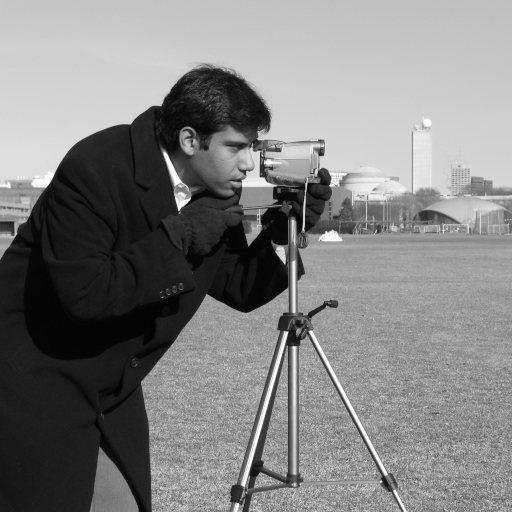
#> input picture skimage.data.camera(), 512 x 512 px
$ jupyter execute --allow-errors Lab6.ipynb   (shell and % lines are left out)
#> lines starting #> are read from the running program, lines starting #| are printed output that depends on the picture; after the words box and inside, x2 and y2 are one past the last pixel; in counts of white or black regions, pixels touching at a corner belong together
# Basic Image Processing in Python

We will briefly talk about how to do basic image processing in Python using scikit-image package. You can click here for more information about scikit-image: <https://scikit-image.org/docs/stable/user_guide.html>.

scikit-image is an image processing toolbox for SciPy. You can also click here for another tutorial on image processing:<http://scipy-lectures.org/advanced/image_processing/index.html>

<img src="https://scikit-image.org/docs/stable/_static/img/logo.png"
     style="float: left; margin-right: 10px;" />


## Some Basics on Image Storage

Check here for a brief intro to image storage on pixel and pixel values...
<https://www.whydomath.org/node/wavlets/imagebasics.html>

## Get Started

Let us install the pakage:

scikit-image comes pre-installed with several Python distributions, including Anaconda.

On all major operating systems, install it via shell/command prompt:

`pip install scikit-image`

If this does not work, try this
`pip install -U scikit-image`

If you are running Anaconda or miniconda, use:

`conda install -c conda-forge scikit-image`

Note that scikit-image is an image processing Python package that works with numpy arrays. The package is imported as skimage:

[cell 1]
import skimage

Most functions of skimage are found within submodules. You can click here for more info on those modules.
<https://scikit-image.org/docs/stable/api/api.html>

Let us import the data set from skimage for an example. The skimage.data submodule provides a set of functions returning example images, that can be used to get started quickly on using scikit-image’s functions.

Note that within scikit-image, images are represented as NumPy arrays, for example 2-D arrays for grayscale 2-D images

[cell 2]
from skimage import data
camera = data.camera()
#> camera is the input picture: shape (512, 512); min 0, max 255, mean 129.1

[cell 3]
type(camera)

[cell 4]
# An image with 512 rows and 512 columns
camera.shape
#> Out = (512, 512)

Of course, it is also possible to load your own images as NumPy arrays from image files, using skimage.io.imread():

[cell 5]
import os
cwd=os.getcwd()
filename = os.path.join(cwd, 'benson.JPG')
from skimage import io
benson = io.imread(filename)
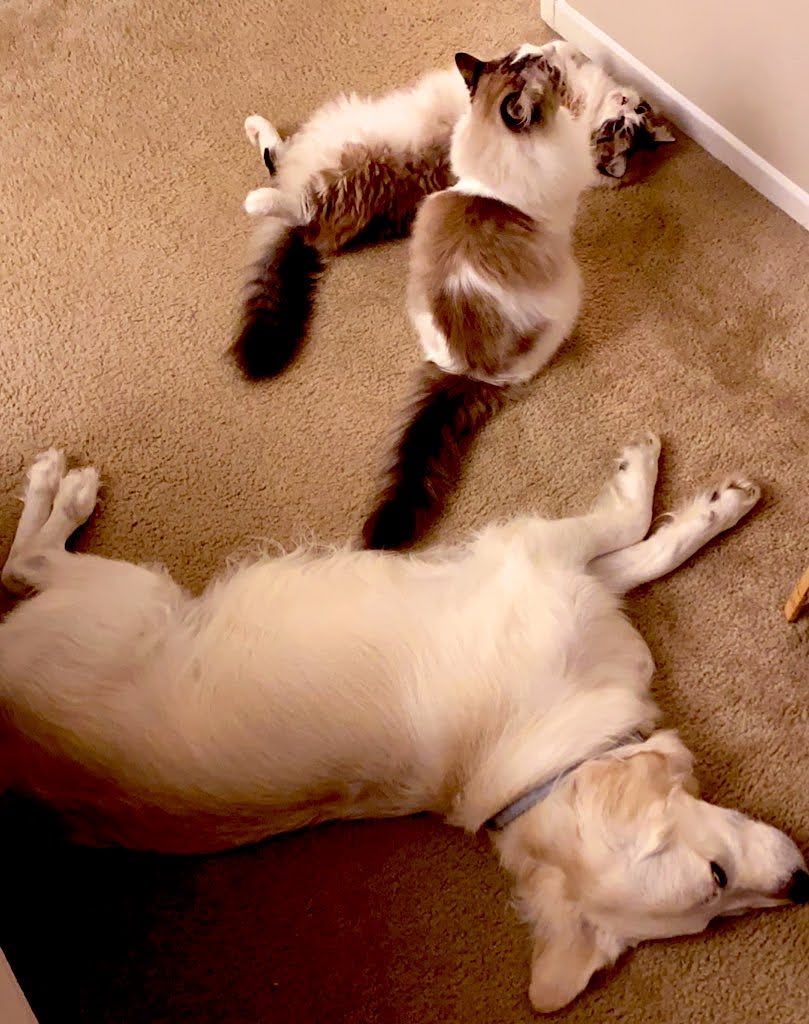
#> input picture files/tutorial/benson.JPG, 809 x 1024 px
#> benson is the input picture: shape (1024, 809, 3); mean R, G, B 155.8, 111.3, 83.8
type(benson)

Let us plot this image

[cell 6]
import matplotlib.pyplot as plt
import matplotlib
matplotlib.rcParams['font.size'] = 16

plt.figure()
plt.title("Zhang Family: Benson, Max, and Snow")
plt.imshow(benson)
plt.show()

You can use natsort to load multiple images <https://pypi.org/project/natsort/>

if you use `pip install natsort` to install this package.

The documentation is here: <https://natsort.readthedocs.io/en/master/>

[cell 7]
import os
from natsort import natsorted, ns
from skimage import io
import glob
list_files = glob.glob('*JPG')
list_files
list_files = natsorted(list_files)
list_files
image_list = []
for filename in list_files:
      image_list.append(io.imread(filename))

Let us plot them all...

[cell 8]
for image in image_list:
    plt.figure()
    plt.imshow(image)
#> this loop made 1 pass

plt.show()

## A crash course on NumPy for images

Images in scikit-image are represented by NumPy ndarrays. Hence, many common operations can be achieved using standard NumPy methods for manipulating arrays. Let us get some basic ideas of numpy first.

You can click here for more details about numpy <https://numpy.org/devdocs/user/quickstart.html>

or <https://cs231n.github.io/python-numpy-tutorial/>

Disclosure: this part of tutorial relies heavily on <https://numpy.org/devdocs/user/quickstart.html>. You can click here for your reference.

### The Basics
NumPy’s main object is the homogeneous multidimensional array. It is a table of elements (usually numbers), all of the same type, indexed by a tuple of non-negative integers. In NumPy dimensions are called axes.

For example, the coordinates of a point in 3D space [1, 2, 1] has one axis. That axis has 3 elements in it, so we say it has a length of 3. In the example pictured below, the array has 2 axes. The first axis has a length of 2, the second axis has a length of 3.

[[ 1., 0., 0.],
 [ 0., 1., 2.]]

NumPy’s array class is called ndarray. It is also known by the alias array. Note that numpy.array is not the same as the Standard Python Library class array.array, which only handles one-dimensional arrays and offers less functionality. The more important attributes of an ndarray object are:

`ndarray.ndim`
the number of axes (dimensions) of the array.

`ndarray.shape`
the dimensions of the array. This is a tuple of integers indicating the size of the array in each dimension. For a matrix with n rows and m columns, shape will be (n,m). The length of the shape tuple is therefore the number of axes, ndim.

`ndarray.size`
the total number of elements of the array. This is equal to the product of the elements of shape.

`ndarray.dtype`
an object describing the type of the elements in the array. One can create or specify dtype’s using standard Python types. Additionally NumPy provides types of its own. numpy.int32, numpy.int16, and numpy.float64 are some examples.

[cell 9]
# let us see benson's dimension
benson.ndim
#> Out = 3

[cell 10]
benson.shape
#> Out = (1024, 809, 3)

[cell 11]
benson.size
#> Out = 2485248

[cell 12]
benson.dtype

### Array Creation

There are several ways to create arrays.

For example, you can create an array from a regular Python list or tuple using the array function. The type of the resulting array is deduced from the type of the elements in the sequences.

[cell 13]
import numpy as np
a = np.array([2,3,4])
a

[cell 14]
a.dtype

[cell 15]
b = np.array([1.2, 3.5, 5.1])
b.dtype

#> (a cell that did not finish here is left out)

[cell 17]
a = np.array([1,2,3,4])  # RIGHT
# array transforms sequences of sequences into two-dimensional arrays, sequences of sequences of sequences into three-dimensional arrays, and so on.

[cell 18]
#The function zeros creates an array full of zeros, the function ones creates an array full of ones, and the function empty creates an array whose initial content is random and depends on the state of the memory. By default, the dtype of the created array is float64.
np.zeros((3, 4))                                # uninitialized

[cell 19]
np.ones( (2,3,4), dtype=np.int16 )                # dtype can also be specified

[cell 20]
np.empty( (2,3) )

[cell 21]
#To create sequences of numbers, NumPy provides the arange function which is analogous to the Python built-in range, but returns an array.
np.arange( 10, 30, 5 )

[cell 22]
from numpy import pi
np.linspace( 0, 2, 9 )                 # 9 numbers from 0 to 2

### Basic Operations

Arithmetic operators on arrays apply elementwise. A new array is created and filled with the result.

[cell 23]
a = np.array( [20,30,40,50] )
a

[cell 24]
b = np.arange( 4 )
b

[cell 25]
c = a-b
c

[cell 26]
b**2

[cell 27]
a<35

`Unlike in many matrix languages, the product operator * operates elementwise in NumPy arrays. The matrix product can be performed using the @ operator (in python >=3.5) or the dot function or method:`

[cell 28]
A = np.array( [[1,1],
             [0,1]] )
B = np.array( [[2,0],
               [3,4]] )
A * B                       # elementwise product

[cell 29]
A @ B                       # matrix product

[cell 30]
A.dot(B)                    # another matrix product

You can also reshape numpy array like this:

[cell 31]
b = np.arange(12)
b

[cell 32]
b.reshape(3,4)

### Numpy with Skimage

[cell 33]
from skimage import data
camera = data.camera()
type(camera)

[cell 34]
camera.shape
#> Out = (512, 512)

[cell 35]
camera.min(), camera.max()
#> Out = (0, 255)

[cell 36]
camera.mean()
#> Out = 129.1

`NumPy arrays representing images can be of different integer or float numerical types.`  See Image data types and what they mean for more information about these types and how scikit-image treats them.<https://scikit-image.org/docs/stable/user_guide/data_types.html#data-types>

Image data types and what they mean
In skimage, images are simply numpy arrays, which support a variety of data types 1, i.e. “dtypes”. To avoid distorting image intensities (see Rescaling intensity values), we assume that images use the following dtype ranges:

**Data type   Range**

uint8:    0 to 255

uint16:   0 to 65535

uint32:   0 to $2^{32}$ - 1

float:    -1 to 1 or 0 to 1

int8:     -128 to 127

int16:    -32768 to 32767

int32:    -$2^{31}$ to $2^{31}$ - 1

Note that float images should be restricted to the range -1 to 1 even though the data type itself can exceed this range; all integer dtypes, on the other hand, have pixel intensities that can span the entire data type range. With a few exceptions, 64-bit (u)int images are not supported.

Functions in skimage are designed so that they accept any of these dtypes, but, for efficiency, may return an image of a different dtype (see Output types). If you need a particular dtype, skimage provides utility functions that convert dtypes and properly rescale image intensities (see Input types). You should never use astype on an image, because it violates these assumptions about the dtype range:

The following utility functions in the main package are available to developers and users:

**Function name     Description**

img_as_float:    Convert to 64-bit floating point.

img_as_ubyte:    Convert to 8-bit uint.

img_as_uint:     Convert to 16-bit uint.

img_as_int:      Convert to 16-bit int.

These functions convert images to the desired dtype and properly rescale their values:

### NumPy indexing

NumPy indexing can be used both for looking at the pixel values and to modify them:

[cell 37]
# Get the value of the pixel at the 10th row and 20th column
benson[10, 20]
#> Out = [202, 156, 122]

[cell 38]
# Set to black the pixel at the 3rd row and 10th column
benson[3, 10] = 0
#> benson: shape (1024, 809, 3); under 0.01% of pixels changed, all inside (x1, y1, x2, y2) = (10, 3, 11, 4)

`Be careful! In NumPy indexing, the first dimension (camera.shape[0]) corresponds to rows, while the second (camera.shape[1]) corresponds to columns, with the origin (camera[0, 0]) at the top-left corner.`

### Rescale, resize, and downscale

`Rescale` operation resizes an image by a given scaling factor. The scaling
factor can either be a single floating point value, or multiple values - one
along each axis.

`Resize` serves the same purpose, but allows to specify an output image shape
instead of a scaling factor.

`Downscale` serves the purpose of down-sampling an n-dimensional image by
integer factors using the local mean on the elements of each block of the size
factors given as a parameter to the function.

[cell 39]
import matplotlib.pyplot as plt
matplotlib.rcParams['font.size'] = 10
from skimage import data, color
from skimage.transform import rescale, resize, downscale_local_mean

image = color.rgb2gray(benson)
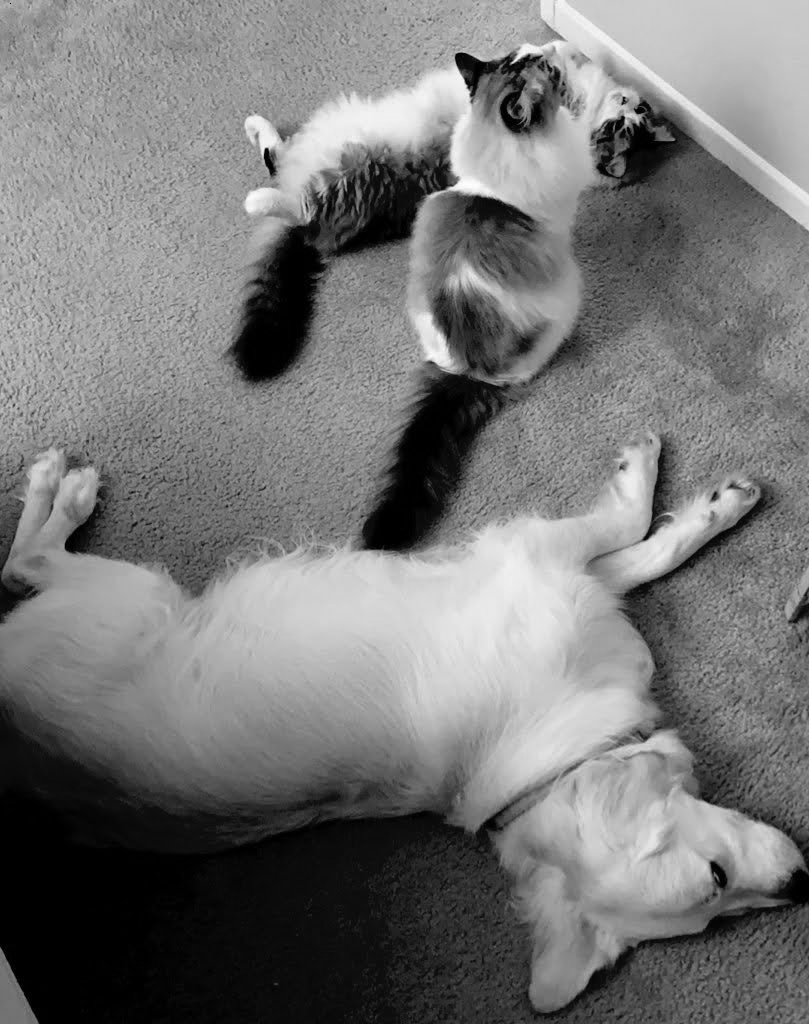
#> image: shape (1024, 809) float64; min 0, max 0.998, mean 0.466

image_rescaled = rescale(image, 0.25)
image_resized = resize(image, (image.shape[0] // 4, image.shape[1] // 4))

fig, axes = plt.subplots(nrows=1, ncols=3)

ax = axes.ravel()
# check here for ravel function-it returns a contiguous flattened array.
# https://numpy.org/doc/stable/reference/generated/numpy.ravel.html

ax[0].imshow(image, cmap='gray')
ax[0].set_title("Original image")

ax[1].imshow(image_rescaled, cmap='gray')
ax[1].set_title("Rescaled image")

ax[2].imshow(image_resized, cmap='gray')
ax[2].set_title("Resized image")

ax[0].set_xlim(0, 512)
ax[0].set_ylim(512, 0)
plt.tight_layout()
plt.show()
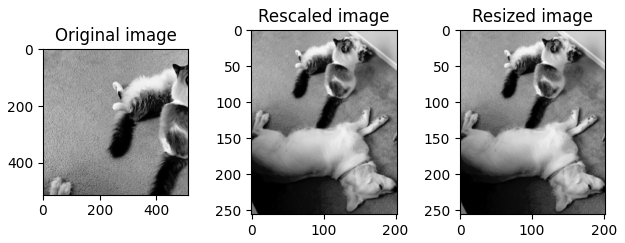
#> figure drawn by matplotlib, 3 panels

## Some Basics of Neural Network

In the lecture, we use logistic regression as an example to showcase how we use gradient descent to compute the weights and biases. Here let us use numpy to implement gradient descent...

Disclosure: this part of codes is adapted from <https://ml-cheatsheet.readthedocs.io/en/latest/logistic_regression.html>

[cell 40]
import numpy as np # check here for numpy tutorial <https://numpy.org/devdocs/user/absolute_beginners.html>
import matplotlib.pyplot as plt
from sklearn.datasets import make_classification
import seaborn as sns

Let create a fake dataset for our classification task

[cell 41]
features, labels = make_classification(n_samples=1000, n_features=2, n_redundant=0, n_informative=1,
                             n_clusters_per_class=1, random_state=2020)
# Josh' comments: Generate a random n-class classification problem.
# This initially creates clusters of points normally distributed (std=1) about vertices of
# an n_informative-dimensional hypercube with sides of length 2*class_sep and assigns an equal number
# of clusters to each class. It introduces interdependence between these features and
# adds various types of further noise to the data.

[cell 42]
features

[cell 43]
features.ndim

[cell 44]
labels

[cell 45]
labels.ndim

[cell 46]
type(labels)

[cell 47]
features.shape,labels.shape

[cell 48]
labels = labels[:,np.newaxis]
# Josh' comments: numpy.newaxis is used to increase the dimension of the existing array by one more dimension
# When you read data, you should notice that lables are rank 1 arrays. rank 1 array will have a shape of (m, )
# where as rank 2 arrays will have a shape of (m,1). When operating on arrays its good to
# convert rank 1 arrays to rank 2 arrays because rank 1 arrays often give unexpected results.
# To convert rank 1 to rank 2 array we use someArray[:,np.newaxis]

[cell 49]
labels

[cell 50]
labels.ndim

[cell 51]
# Let us plot the data feature 1 by feature 2 grouped by labels..
sns.set_style('white')
sns.scatterplot(x=features[:,0],y=features[:,1],hue=labels.reshape(-1))
# you can click here to see parameters for scatterplot function <https://seaborn.pydata.org/generated/seaborn.scatterplot.html>
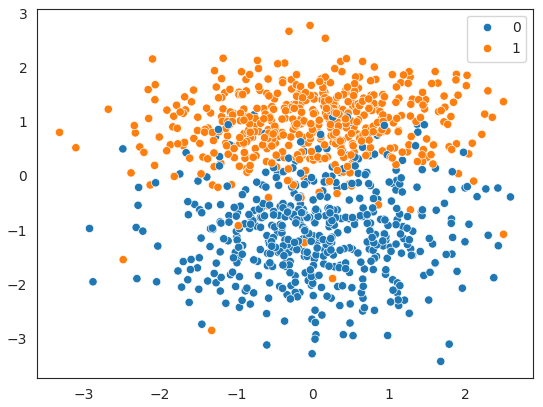
#> figure drawn by matplotlib, 1 panel

[cell 52]
type(features)

[cell 53]
features.ndim, features.size

[cell 54]
labels.ndim, labels.size

[cell 55]
features.shape,labels.shape

####  Logistic regression
#### $$ h_{\theta}(x) = {\sigma}(\theta^{T}x)$$

As we mentioned in the lecture, the activation funtion in logistic regression is the sigmoid function:

#### $$ {\sigma}(z)=\frac{1}{1+e^{−z}} $$

The function maps any real value into another value between 0 and 1. In machine learning, we use sigmoid to map predictions to probabilities.

You can see the distribution here:

<img src="https://ml-cheatsheet.readthedocs.io/en/latest/_images/sigmoid.png"
     style="float: left; margin-right: 10px;" />

[cell 56]
# let us define sigmoid function
def sigmoid(z):
    return 1.0 / (1 + np.exp(-z))

We need to write a prediction function. `A prediction function in logistic regression returns the probability of our observation being positive, True, or “Yes”. We call this class 1 and its notation is 𝑃(𝑐𝑙𝑎𝑠𝑠=1). As the probability gets closer to 1, our model is more confident that the observation is in class 1.`

let us define $$z = \theta^{T}x$$ and ignore the biases in this tutorial

[cell 57]
# let us define a prediction function
def predict(features, weights):
  '''
  Returns 1D array of probabilities
  that the class label == 1
  '''
  z = np.dot(features, weights)
  return sigmoid(z)

We need to define a cost function.

`we use a cost function called Cross-Entropy, also known as Log Loss. Cross-entropy loss can be divided into two separate cost functions: one for 𝑦=1 and one for 𝑦=0.`

<img src="https://ml-cheatsheet.readthedocs.io/en/latest/_images/ng_cost_function_logistic.png"
     style="float: left; margin-right: 10px;" />

Then let us combine these two components together:

$$ J(\theta) = \frac{1}{m}\sum_{i=1}^{m}\big[-y^{(i)}\, log\,( h_\theta\,(x^{(i)}))-(1-y^{(i)})\,log\,(1-h_\theta(x^{(i)}))\big]$$

Josh notes: **I strongly suggest you to watch the lecture by Andrew NG ON COURERA regarding neural network basics and deep learning. Very intuitive.**

Here is the vectorized version:

#### $$ J(\theta) = - \frac{1}{m}\big((\,log\,(g(X\theta))^Ty+(\,log\,(1-g(X\theta))^T(1-y)\big)$$

[cell 58]
def cost_function(features, labels, weights):
    '''
    Using Mean Absolute Error

    Features:(1000,2)
    Labels: (1000,1)
    Weights:(2,1)
    Returns 1D matrix of predictions
    Cost = (labels*log(predictions) + (1-labels)*log(1-predictions) ) / len(labels)
    '''
    observations = len(labels)

    predictions = predict(features, weights)

    #Take the error when label=1
    class1_cost = -labels*np.log(predictions)

    #Take the error when label=0
    class2_cost = (1-labels)*np.log(1-predictions)

    #Take the sum of both costs
    cost = class1_cost - class2_cost

    #Take the average cost
    cost = cost.sum() / observations

    return cost

# Josh' comments: you can write a vectorized version of cost function
#  J = -1*(1/m)*(np.log(predictions).T.dot(labels)+np.log(1-predictions).T.dot(1-labels))

`To minimize our cost, we use Gradient Descent just like before in Linear Regression. There are other more sophisticated optimization algorithms out there such as conjugate gradient like BFGS, but you don’t have to worry about these. Machine learning libraries like Scikit-learn have their implementations so you can focus on more interesting things!`

The basic idea of gradient descent is that in order to minize the cost function, you slightly nudge your weights, and see how it influences your cost... and then update your weights....

#### $$ weights := weights - {learningrate} * slope $$

#### Partial derivative

#### $$ \frac{\delta J(\theta)}{\delta\theta_{j}} = \frac{1}{m}\sum_{i=1}^{m} ( h_\theta (x^{(i)})-y^{(i)})x^{(i)}_{j} $$
#### Vectorized
#### $$ \frac{\delta J(\theta)}{\delta\theta_{j}} = \frac{1}{m} X^T(g(X\theta)-y)$$

Repeat {

  1. Calculate gradient average
  2. Multiply by learning rate
  3. Subtract from weights

}

[cell 59]
def update_weights(features, labels, weights, lr):
    '''
    Vectorized Gradient Descent
    '''
    N = len(features)

    #1 - Get Predictions
    predictions = predict(features, weights)

    #2 Transpose features from (1000, 2) to (2, 1000)
    # So we can multiply w the (1000,1)  cost matrix.
    # Returns a (2,1) matrix holding 3 partial derivatives --
    # one for each feature -- representing the aggregate
    # slope of the cost function across all observations
    gradient = np.dot(features.T,  predictions - labels)

    #3 Take the average cost derivative for each feature
    gradient /= N

    #4 - Multiply the gradient by our learning rate
    gradient *= lr

    #5 - Subtract from our weights to minimize cost
    weights -= gradient

    return weights

Time to train our model

[cell 60]
def train(features, labels, weights, lr, iters):
#> called with features = array of shape (1000, 2), labels = array of shape (1000, 1), weights = array of shape (2, 1), lr = 0.01, iters = 10000
    cost_history = []

    for i in range(iters):
        weights = update_weights(features, labels, weights, lr)

        #Calculate error for auditing purposes
        cost = cost_function(features, labels, weights)
        cost_history.append(cost)

        # Log Progress
        if i % 1000 == 0:
            print("iter: "+str(i) + " cost: "+str(cost))

    return weights, cost_history

[cell 61]
lr = .01
iters = 10000
weights = np.zeros((features.ndim,1)) # we initinize our weights as zeros-- this is not wise but works fine for logistic
weights, cost_history = train(features,labels,weights,lr, iters)

[cell 62]
cost_history

We need to evalute our model

`If our model is working, we should see our cost decrease after every iteration.`

[cell 63]
plt.plot(list(range(iters)), cost_history, '-r')
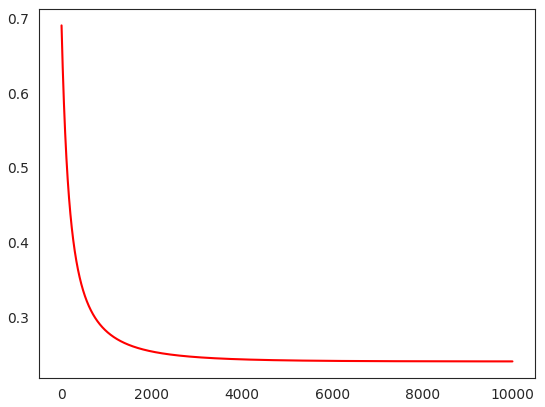
#> figure drawn by matplotlib, 1 panel; curve peaks at x = 0, y = 0.691

We can also compute the accuracy

`Accuracy measures how correct our predictions were. In this case we simply compare predicted labels to true labels and divide by the total.`

Let us Map probabilities to classes

`The final step is assign class labels (0 or 1) to our predicted probabilities.`

[cell 64]
# set up decision boundary
def decision_boundary(prob):
  return 1 if prob >= .5 else 0

# Convert probabilities to classes
def classify(predictions):
  '''
  input  - N element array of predictions between 0 and 1
  output - N element array of 0s (False) and 1s (True)
  '''
  vec_decision_boundary = np.vectorize(decision_boundary)
  return vec_decision_boundary(predictions).flatten()
